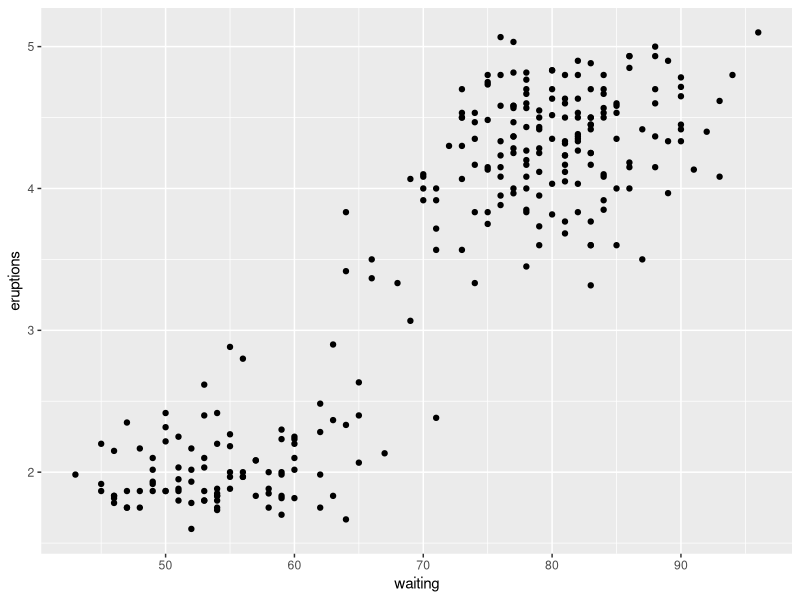
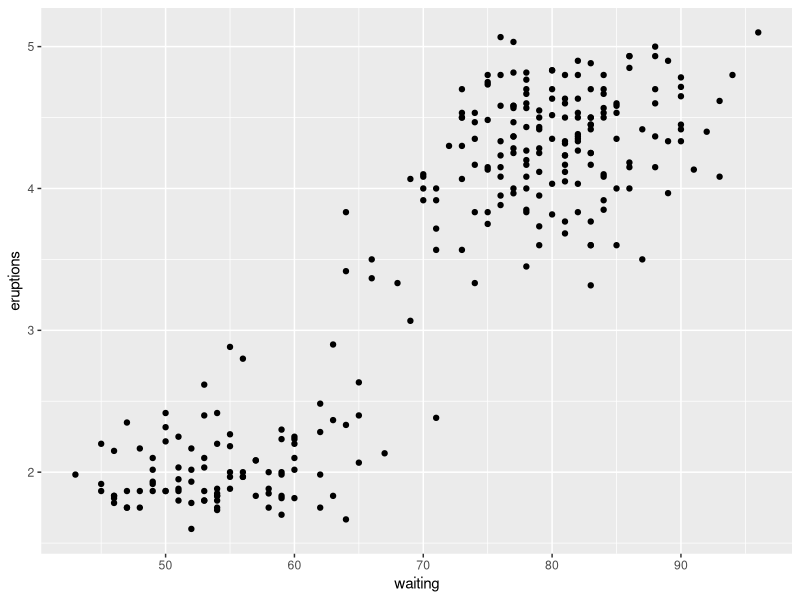
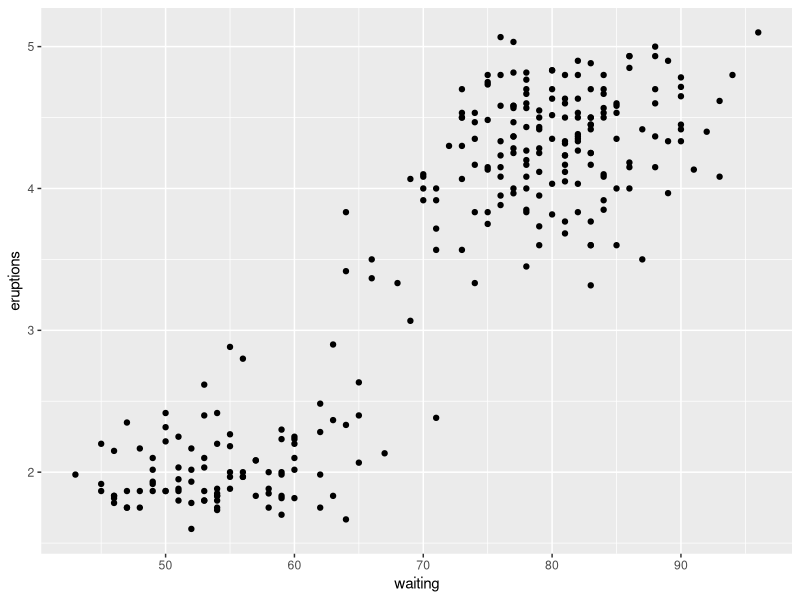
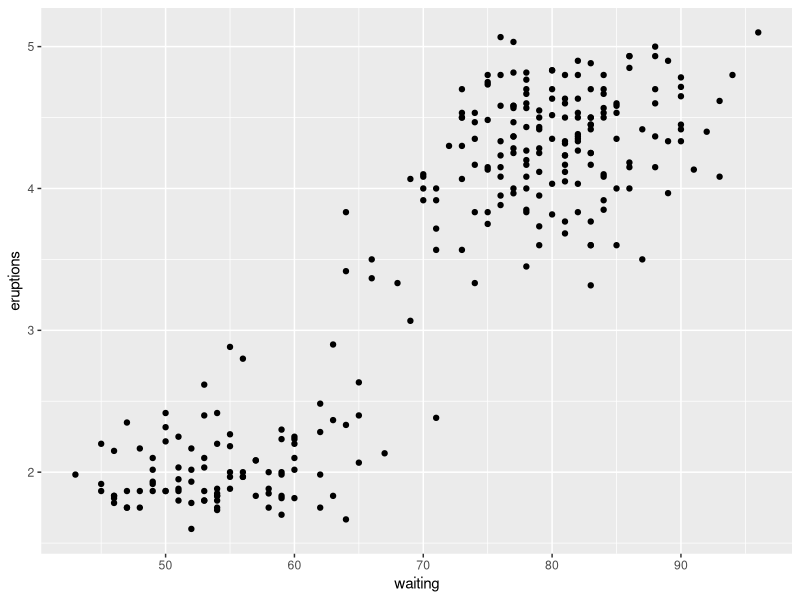
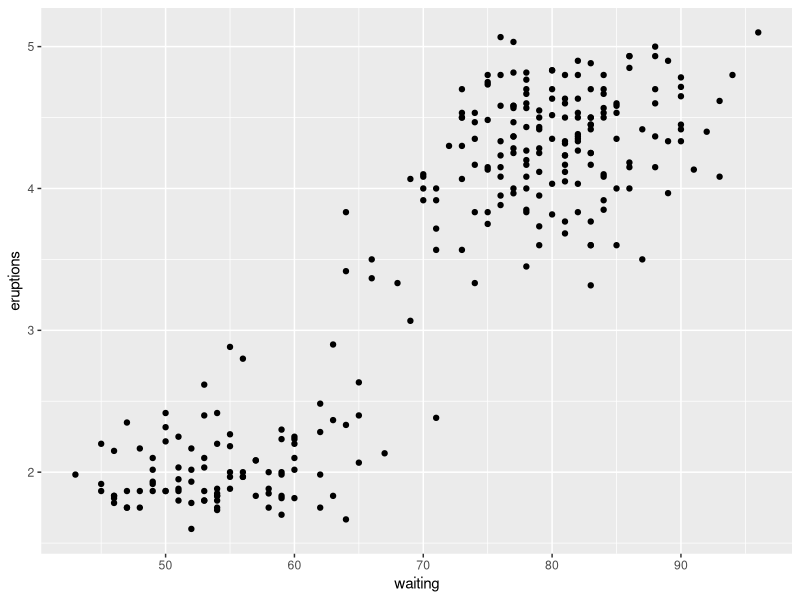
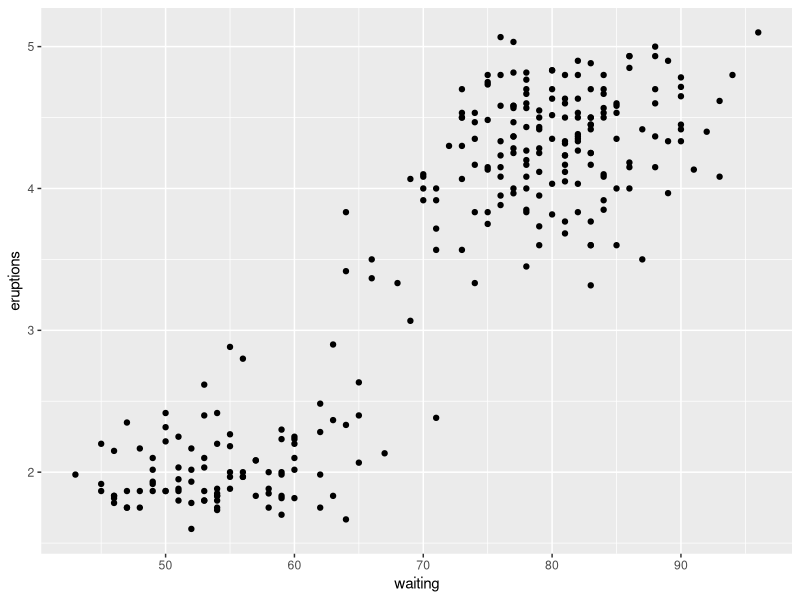

The R source for these figures, in order:
## ---- chunk 1
library(tidyverse)
library(svglite) #we need this to save SVG files
faithful_plot <- ggplot(data=faithful, aes(x=waiting, y=eruptions))+
  geom_point()

print(faithful_plot)

ggsave('faithful_plot.png', faithful_plot)
ggsave('faithful_plot.jpg', faithful_plot)
ggsave('faithful_plot.bmp', faithful_plot)
ggsave('faithful_plot.tiff', faithful_plot)
ggsave('faithful_plot.svg', faithful_plot)

print(paste("PNG filesize: ", file.info('faithful_plot.png')['size']/1000000, "MB"))
print(paste("JPG filesize: ", file.info('faithful_plot.jpg')['size']/1000000, "MB"))
print(paste("BMP filesize: ", file.info('faithful_plot.bmp')['size']/1000000, "MB"))
print(paste("TIFF filesize: ", file.info('faithful_plot.tiff')['size']/1000000, "MB"))
print(paste("SVG filesize: ", file.info('faithful_plot.svg')['size']/1000000, "MB"))
